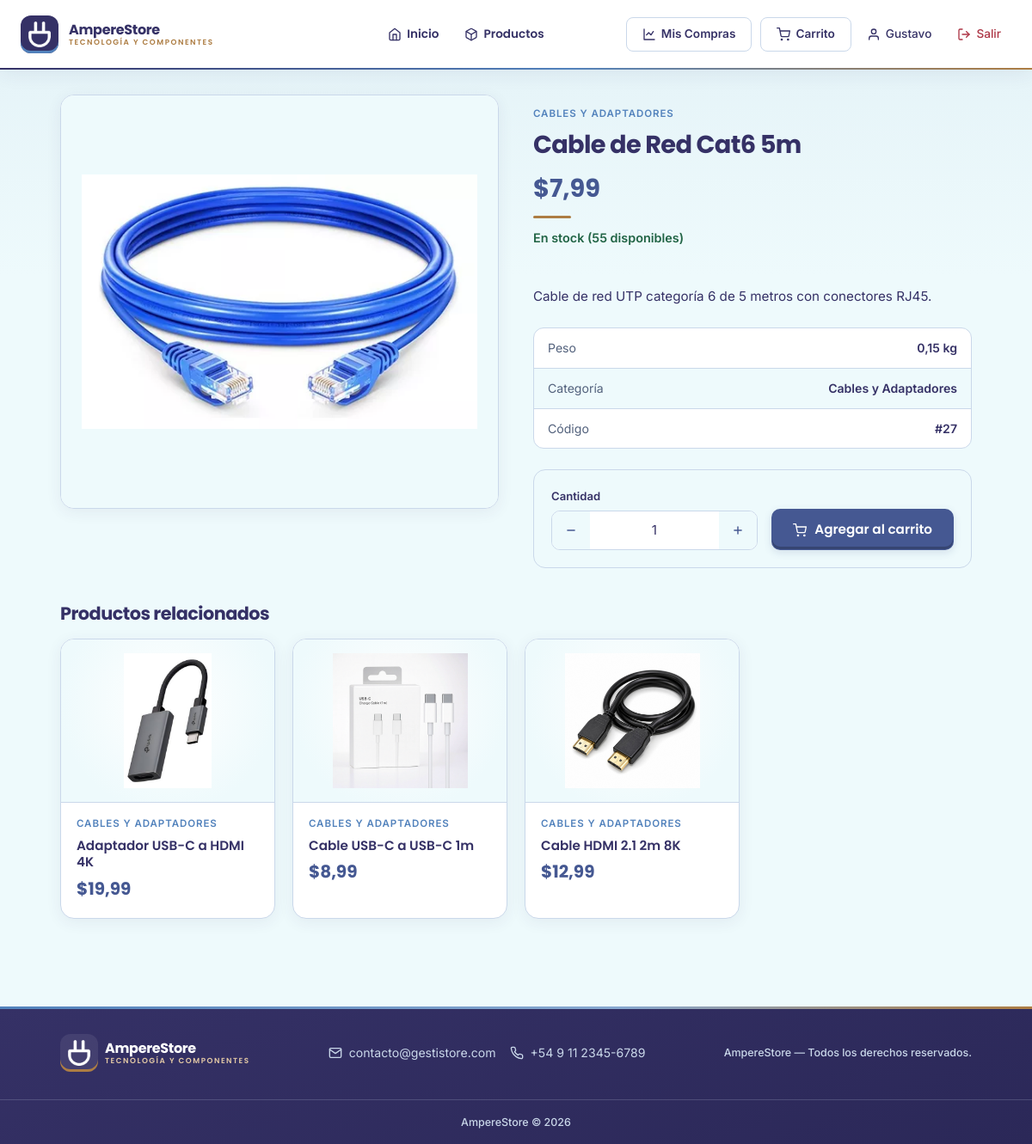
Page /productos/27/ (signed in) on the committed database.
### Tienda/models.py (models this page shows, shortened)
class Producto(models.Model):
    CATEGORIA_CHOICES = [
        ('informatica', 'Informática'),
        ('componente_pc', 'Componente PC'),
        ('perifericos_gaming', 'Periféricos y Gaming'),
        ('redes_conectividad', 'Redes y Conectividad'),
        ('celulares_accesorios', 'Celulares y Accesorios'),
        ('cables_adaptadores', 'Cables y Adaptadores'),
        ('electronica_desarrollo', 'Electrónica y Desarrollo'),
        ('seguridad_domotica', 'Seguridad y Domótica'),
        ('lectores_tarjetas', 'Lectores de Tarjetas'),
        ('otros', 'Otros'),
    ]
    nombre = models.CharField(max_length=200)
    descripcion = models.TextField(blank=True)
    precio = models.DecimalField(max_digits=10, decimal_places=2)
    stock = models.PositiveIntegerField(default=0)
    categoria = models.CharField(max_length=30, choices=CATEGORIA_CHOICES, default='otros')
    imagen = models.ImageField(upload_to='productos/', blank=True, null=True)
    peso_kg = models.DecimalField(max_digits=6, decimal_places=2, null=True, blank=True,
                                  help_text="Peso en kilogramos")
    activo = models.BooleanField(default=True)
    fecha_creacion = models.DateTimeField(auto_now_add=True)
    class Meta:
        ordering = ['-fecha_creacion']

### Tienda/views.py (the view)
# urls.py: path('productos/<int:pk>/', views.detalle_producto, name='detalle_producto'),
@login_required
def detalle_producto(request, pk):
    producto = get_object_or_404(Producto, pk=pk, activo=True)
    relacionados = Producto.objects.filter(categoria=producto.categoria, activo=True)\
        .exclude(pk=producto.pk)[:4]
    return render(request, 'tienda/detalle_producto.html', {
        'producto': producto,
        'relacionados': relacionados,
    })

### Tienda/Templates/tienda/detalle_producto.html (shortened to what this page needs)
{% extends 'tienda/base.html' %}
{% load static %}
{% block content %}
<link rel="stylesheet" href="{% static 'tienda/css/productos.css' %}">
<link rel="stylesheet" href="{% static 'tienda/css/detalle_producto.css' %}">
<div class="detalle-flex">
  <div class="detalle-galeria">
    {% if producto.imagen %}
    <img src="{{ producto.imagen.url }}" alt="{{ producto.nombre }}" class="detalle-imagen">
    {% endif %}
  </div>
  <div class="detalle-info">
    <span class="producto-card-categoria">{{ producto.get_categoria_display }}</span>
    <h1 class="detalle-nombre">{{ producto.nombre }}</h1>
    <div class="detalle-precio">${{ producto.precio }}</div>
    <div class="detalle-stock">
      {% if producto.stock > 10 %}
      <span class="stock-ok">En stock ({{ producto.stock }} disponibles)</span>
      {% elif producto.stock > 0 %}
      <span class="stock-bajo">Quedan {{ producto.stock }} unidades</span>
      {% else %}
      <span class="stock-agotado">Sin stock</span>
      {% endif %}
    </div>
    <p class="detalle-descripcion">
      {{ producto.descripcion|default:"Sin descripción." }}
    </p>
    <div class="detalle-especificaciones">
      {% if producto.peso_kg %}
      <div class="detalle-spec">
        <span class="detalle-spec-label">Peso</span>
        <span class="detalle-spec-value">{{ producto.peso_kg }} kg</span>
      </div>
      {% endif %}
      <div class="detalle-spec">
        <span class="detalle-spec-label">Categoría</span>
        <span class="detalle-spec-value">{{ producto.get_categoria_display }}</span>
      </div>
      <div class="detalle-spec">
        <span class="detalle-spec-label">Código</span>
        <span class="detalle-spec-value">#{{ producto.pk }}</span>
      </div>
    </div>
    {% if user.perfil.rol == 'admin' %}
    <div class="detalle-admin">
      <a href="{% url 'editar_producto' producto.pk %}" class="btn btn-secondary">Editar</a>
      <a href="{% url 'eliminar_producto' producto.pk %}" class="btn btn-danger">Eliminar</a>
    </div>
    {% elif producto.stock > 0 %}
    <form method="post" action="{% url 'agregar_carrito' producto.pk %}" class="detalle-compra">
      <div class="detalle-cantidad">
        <label>Cantidad</label>
        <div class="detalle-cantidad-input">
          <button type="button" class="cant-btn" aria-label="Disminuir cantidad" onclick="cambiarCant(-1)">
            <svg width="14" height="14" viewBox="0 0 24 24" fill="none" stroke="currentColor" stroke-width="2.5" stroke-linecap="round" stroke-linejoin="round"><line x1="5" y1="12" x2="19" y2="12"/></svg>
          </button>
          <input type="number" name="cantidad" id="cantidad" value="1" min="1" max="{{ producto.stock }}">
          <button type="button" class="cant-btn" aria-label="Aumentar cantidad" onclick="cambiarCant(1)">
            <svg width="14" height="14" viewBox="0 0 24 24" fill="none" stroke="currentColor" stroke-width="2.5" stroke-linecap="round" stroke-linejoin="round"><line x1="12" y1="5" x2="12" y2="19"/><line x1="5" y1="12" x2="19" y2="12"/></svg>
          </button>
        </div>
      </div>
      <button type="submit" class="btn btn-primary btn-comprar">
        Agregar al carrito
      </button>
    </form>
    {% else %}
    <div class="detalle-agotado">
      Este producto no está disponible en este momento.
    </div>
    {% endif %}
  </div>
</div>
{% if relacionados %}
<h2 class="inicio-seccion-titulo">Productos relacionados</h2>
<div class="productos-grid">
  {% for p in relacionados %}
  <a href="{% url 'detalle_producto' p.pk %}" class="producto-card">
    <div class="producto-card-img">
      {% if p.imagen %}
      <img src="{{ p.imagen.url }}" alt="{{ p.nombre }}">
      {% endif %}
    </div>
    <div class="producto-card-body">
      <span class="producto-card-categoria">{{ p.get_categoria_display }}</span>
      <h3 class="producto-card-nombre">{{ p.nombre }}</h3>
      <div class="producto-card-precio">${{ p.precio }}</div>
    </div>
  </a>
  {% endfor %}
</div>
{% endif %}
{% endblock %}

### Tienda/Templates/tienda/base.html (shortened to what this page needs)
{% load static %}
<!DOCTYPE html>
<html lang="es">
<head>
  <link rel="stylesheet" href="{% static 'tienda/css/style.css' %}">
</head>
<body>
<header class="header">
  <div class="header-inner">
    <a href="{% url 'inicio' %}" class="header-brand">
      <span class="brand-logo" aria-hidden="true">
        <img src="{% static 'tienda/images/ampere-isotipo-blanco.png' %}" alt="" width="148" height="177">
      </span>
      <div class="brand-text">
        <div class="brand-title">AmpereStore</div>
        <div class="brand-sub">Tecnología y componentes</div>
      </div>
    </a>
    <nav class="nav-links">
      <a href="{% url 'inicio' %}"{% if request.resolver_match.url_name == 'inicio' %} aria-current="page"{% endif %}><svg width="16" height="16" viewBox="0 0 24 24" fill="none" stroke="currentColor" stroke-width="2" stroke-linecap="round" stroke-linejoin="round"><path d="M3 9l9-7 9 7v11a2 2 0 01-2 2H5a2 2 0 01-2-2z"/><polyline points="9 22 9 12 15 12 15 22"/></svg> Inicio</a>
      <a href="{% url 'lista_productos' %}"> Productos</a>
    </nav>
    <div class="header-right">
      {% if user.is_authenticated %}
      <div class="header-right-group header-right-group-desktop">
        {% if user.perfil.rol == 'admin' %}
        <a href="{% url 'historial_ventas' %}" class="user-btn user-btn-secondary"><svg width="16" height="16" viewBox="0 0 24 24" fill="none" stroke="currentColor" stroke-width="2" stroke-linecap="round" stroke-linejoin="round"><path d="M3 3v18h18"/><path d="M7 13l4-4 4 4 4-6"/></svg> Historial de ventas</a>
        {% else %}
        <a href="{% url 'mis_compras' %}" class="user-btn user-btn-secondary"><svg width="16" height="16" viewBox="0 0 24 24" fill="none" stroke="currentColor" stroke-width="2" stroke-linecap="round" stroke-linejoin="round"><path d="M3 3v18h18"/><path d="M7 13l4-4 4 4 4-6"/></svg> Mis Compras</a>
        <a href="{% url 'ver_carrito' %}" class="user-btn user-btn-secondary"><svg width="16" height="16" viewBox="0 0 24 24" fill="none" stroke="currentColor" stroke-width="2" stroke-linecap="round" stroke-linejoin="round"><circle cx="9" cy="21" r="1"/><circle cx="20" cy="21" r="1"/><path d="M1 1h4l2.68 13.39a2 2 0 0 0 2 1.61h9.72a2 2 0 0 0 2-1.61L23 6H6"/></svg> Carrito</a>
        {% endif %}
        <span class="user-name"><svg width="16" height="16" viewBox="0 0 24 24" fill="none" stroke="currentColor" stroke-width="2" stroke-linecap="round" stroke-linejoin="round"><path d="M20 21v-2a4 4 0 00-4-4H8a4 4 0 00-4 4v2"/><circle cx="12" cy="7" r="4"/></svg> {{ user.username }}</span>
        <form method="post" action="{% url 'logout' %}" class="inline-form">
        <button type="submit" class="user-btn user-btn-logout"><svg width="16" height="16" viewBox="0 0 24 24" fill="none" stroke="currentColor" stroke-width="2" stroke-linecap="round" stroke-linejoin="round"><path d="M9 21H5a2 2 0 01-2-2V5a2 2 0 012-2h4"/><polyline points="16 17 21 12 16 7"/><line x1="21" y1="12" x2="9" y2="12"/></svg> Salir</button>
        </form>
      </div>
      {% else %}
      <div class="header-right-group header-right-group-desktop">
        <a href="{% url 'login' %}" class="user-btn user-btn-secondary">Iniciar sesión</a>
        <a href="{% url 'registro' %}" class="user-btn user-btn-primary">Registrarse</a>
      </div>
      {% endif %}
    </div>
  </div>
</header>
<div class="container{% block container_class %}{% endblock %}">
  {% block content %}{% endblock %}
</div>
<footer class="footer">
  <div class="footer-inner">
    <a href="{% url 'inicio' %}" class="footer-brand">
      <span class="brand-logo" aria-hidden="true">
        <img src="{% static 'tienda/images/ampere-isotipo-blanco.png' %}" alt="" width="148" height="177">
      </span>
      <div class="brand-text">
        <div class="brand-title">AmpereStore</div>
        <div class="brand-sub">Tecnología y componentes</div>
      </div>
    </a>
    <div class="footer-contact">
      <a href="mailto:contacto@gestistore.com"><svg width="16" height="16" viewBox="0 0 24 24" fill="none" stroke="currentColor" stroke-width="2" stroke-linecap="round" stroke-linejoin="round"><path d="M4 4h16c1.1 0 2 .9 2 2v12c0 1.1-.9 2-2 2H4c-1.1 0-2-.9-2-2V6c0-1.1.9-2 2-2z"/><polyline points="22,6 12,13 2,6"/></svg> contacto@gestistore.com</a>
      <a href="tel:+5491123456789"> +54 9 11 2345-6789</a>
    </div>
    <div class="footer-right">
      <span class="footer-copy">AmpereStore &mdash; Todos los derechos reservados.</span>
    </div>
  </div>
  <div class="footer-bottom">
    <span class="footer-copy">AmpereStore &copy; 2026</span>
  </div>
</footer>
</body>
</html>

### Tienda/static/tienda/css/productos.css (style rules this page uses)
.inicio-seccion-titulo { font-family: var(--amp-heading-font); font-size: 1.3rem; font-weight: 700; color: var(--amp-night); margin: 0 0 16px; }
.productos-grid { display: grid; grid-template-columns: repeat(auto-fill, minmax(250px, 1fr)); gap: 20px; margin-bottom: 24px; }
.producto-card { background: var(--amp-white); border-radius: 14px; overflow: hidden; box-shadow: 0 2px 12px rgba(53,49,102,0.06); transition: transform 0.3s, box-shadow 0.3s; display: flex; flex-direction: column; text-decoration: none; color: inherit; border: 1px solid var(--amp-border); }
.producto-card-img { height: 190px; overflow: hidden; position: relative; background: var(--amp-ice); display: flex; align-items: center; justify-content: center; }
.producto-card-img img { width: 100%; height: 100%; object-fit: contain; padding: 16px; transition: transform .45s cubic-bezier(.25,.46,.45,.94); }
.producto-card-body { padding: 16px 18px 18px; display: flex; flex-direction: column; flex: 1; }
.producto-card-categoria { font-size: .7rem; font-weight: 600; color: var(--amp-indigo); text-transform: uppercase; letter-spacing: .08em; margin-bottom: 6px; }
.producto-card-nombre { font-family: var(--amp-heading-font); font-size: 0.95rem; font-weight: 600; color: var(--amp-night); margin: 0 0 6px; line-height: 1.3; }
.producto-card-precio { font-family: var(--amp-heading-font); font-weight: 700; font-size: 1.15rem; color: var(--amp-night); }
.stock-ok { color: var(--amp-success); font-weight: 600; }
.producto-card, .form-producto-card, .productos-vacio { box-shadow: var(--amp-shadow); }
.producto-card-img { border-bottom: 1px solid var(--amp-border); background: var(--amp-ice); }
.producto-card-precio, .inicio-stat strong { color: var(--amp-indigo); font-variant-numeric: tabular-nums; }
.producto-card-categoria, .producto-card-nombre, .producto-card-desc { overflow-wrap: anywhere; }
.productos-grid > *, .inicio-stats > *, .form-fila > * { min-width: 0; }
.producto-card { border-radius: 16px; }
.producto-card-img { background: radial-gradient(circle at 50% 40%, #fff, var(--amp-ice) 75%); }
.producto-card-categoria { color: var(--amp-primary); font-size: .72rem; }
.producto-card-precio { font-size: 1.25rem; }
.detalle-precio { position: relative; padding-bottom: 12px; }
.detalle-precio::after { content: ''; position: absolute; left: 0; bottom: 0; width: 44px; height: 3px; border-radius: 2px; background: var(--amp-copper); }

### rows in the picture
Producto: imagen (picture), categoria "CABLES Y ADAPTADORES", nombre "Cable de Red Cat6 5m", precio "7,99", stock "55", descripcion "Cable de red UTP categoría 6 de 5 metros con conectores RJ45.", peso_kg "0,15", categoria "Cables y Adaptadores", pk "27"
Producto: imagen (picture), categoria "CABLES Y ADAPTADORES", nombre "Adaptador USB-C a HDMI 4K", precio "19,99"
Producto: imagen (picture), categoria "CABLES Y ADAPTADORES", nombre "Cable USB-C a USB-C 1m", precio "8,99"
Producto: imagen (picture), categoria "CABLES Y ADAPTADORES", nombre "Cable HDMI 2.1 2m 8K", precio "12,99"

### other values in the picture
{{ user.username }} "Gustavo"
